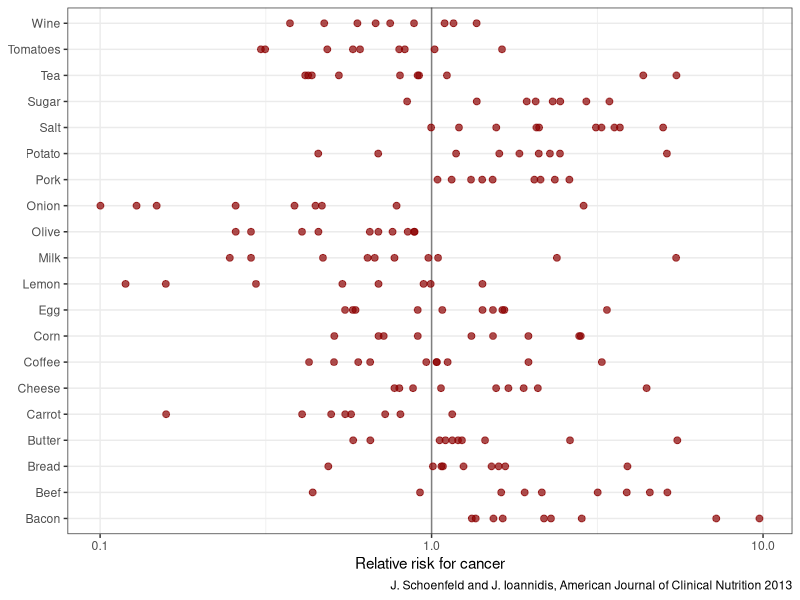

Here is the R script that generated this plot:
## ---- chunk 1
library(tidyverse)
library(palmerpenguins)
penguins = na.omit(penguins)
#data(package = 'palmerpenguins')
knitr::opts_chunk$set(echo = TRUE)
knitr::opts_chunk$set(fig.dim=c(4.8, 4.5), fig.retina=2, out.width="100%")
## ---- chunk 2
cancer <- read.csv(here::here("data/schoenfeld_ioannidis.csv"))
ggplot(cancer) + geom_vline(xintercept=1, col='grey50') + geom_point(aes(x=rel_risk, y=Food), col = 'darkred', alpha=0.7, size=2) + scale_x_log10() +
  theme_bw() + labs(x = "Relative risk for cancer", caption="J. Schoenfeld and J. Ioannidis, American Journal of Clinical Nutrition 2013") +
  theme(axis.title.y = element_blank())
## ---- chunk 3

## ---- chunk 4
penguins
## ---- chunk 5

## ---- chunk 6

## ---- chunk 7

## ---- chunk 8

## ---- chunk 9

